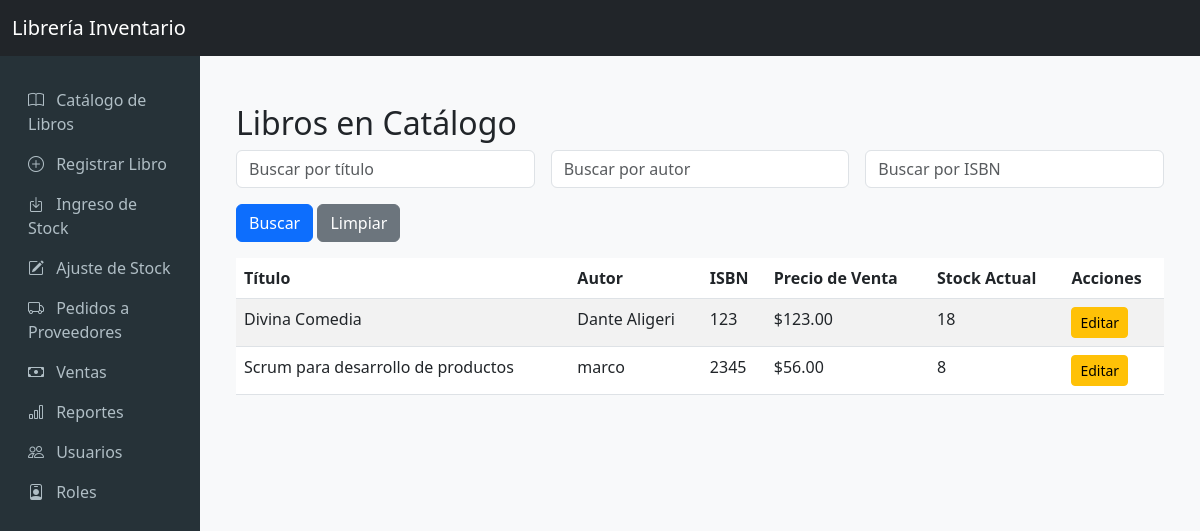
Before: /libros/ (signed in) with the older database file.
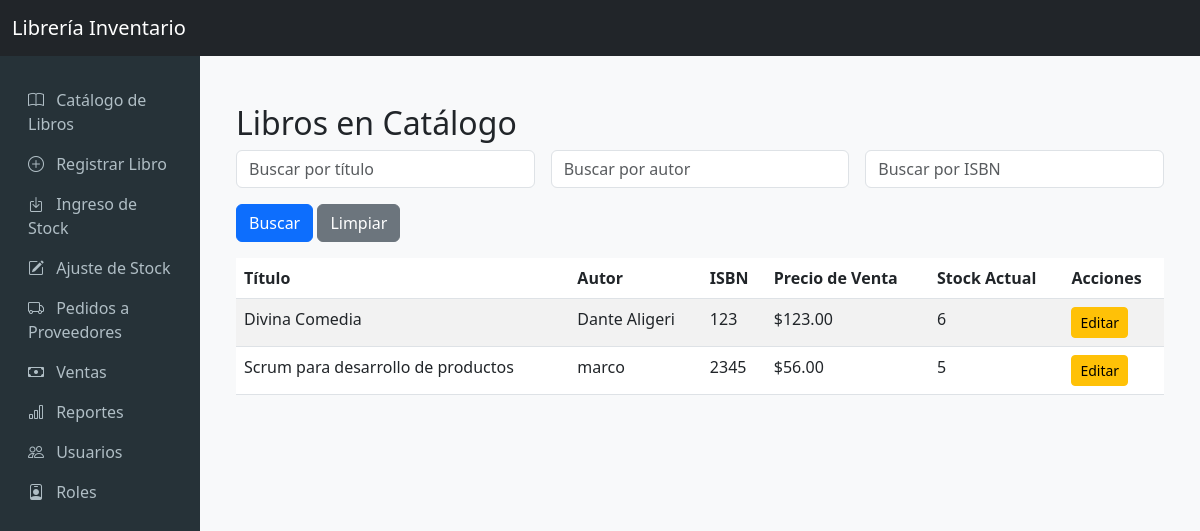
After: the same page with the newer database file.
### libros/models.py (models this page shows, shortened)
class Libro(models.Model):
    isbn = models.CharField(max_length=13, unique=True, verbose_name='ISBN')
    titulo = models.CharField(max_length=255, verbose_name='Título')
    autor = models.CharField(max_length=255, verbose_name='Autor(es)')
    editorial = models.CharField(max_length=255, verbose_name='Editorial')
    precio_venta = models.DecimalField(max_digits=10, decimal_places=2, verbose_name='Precio de Venta')
    costo_adquisicion = models.DecimalField(max_digits=10, decimal_places=2, verbose_name='Costo de Adquisición')
    stock_actual = models.IntegerField(default=0, verbose_name='Stock Actual')
    stock_minimo = models.IntegerField(default=5, verbose_name='Stock Mínimo')
    categoria = models.CharField(max_length=100, verbose_name='Categoría/Género')
    sinopsis = models.TextField(blank=True, null=True, verbose_name='Sinopsis')
    class Meta:
        verbose_name = 'Libro'
        verbose_name_plural = 'Libros'

### libros/views.py (the view)
# urls.py: path('', LibroListView.as_view(), name='libro_list'),
class LibroListView(LoginRequiredMixin, ListView):
    model = Libro
    template_name = 'libros/libro_list.html'
    context_object_name = 'object_list'
    paginate_by = 10
    def get_queryset(self):
        queryset = super().get_queryset()
        titulo = self.request.GET.get('titulo', '').strip()
        autor = self.request.GET.get('autor', '').strip()
        isbn = self.request.GET.get('isbn', '').strip()
        if titulo:
            queryset = queryset.filter(titulo__icontains=titulo)
        if autor:
            queryset = queryset.filter(autor__icontains=autor)
        if isbn:
            queryset = queryset.filter(isbn__icontains=isbn)
        return queryset.order_by('titulo')

### libros/templates/libros/libro_list.html (shortened to what this page needs)
{% extends 'base.html' %}
{% load static %}
{% block content %}
<div class="container mt-4">
    <h2>Libros en Catálogo</h2>
    <form method="get" class="row g-3 mb-3">
        <div class="col-md-4">
            <input type="text" name="titulo" class="form-control" placeholder="Buscar por título" value="{{ request.GET.titulo }}">
        </div>
        <div class="col-md-4">
            <input type="text" name="autor" class="form-control" placeholder="Buscar por autor" value="{{ request.GET.autor }}">
        </div>
        <div class="col-md-4">
            <input type="text" name="isbn" class="form-control" placeholder="Buscar por ISBN" value="{{ request.GET.isbn }}">
        </div>
        <div class="col-12">
            <button type="submit" class="btn btn-primary">Buscar</button>
            <a href="." class="btn btn-secondary">Limpiar</a>
        </div>
    </form>
    <div class="table-responsive">
        <table class="table table-striped table-hover">
            <thead>
                <tr>
                    <th>Título</th>
                    <th>Autor</th>
                    <th>ISBN</th>
                    <th>Precio de Venta</th>
                    <th>Stock Actual</th>
                    <th>Acciones</th>
                </tr>
            </thead>
            <tbody>
                {% if object_list %}
                    {% for libro in object_list %}
                    <tr>
                        <td>{{ libro.titulo }}</td>
                        <td>{{ libro.autor }}</td>
                        <td>{{ libro.isbn }}</td>
                        <td>${{ libro.precio_venta }}</td>
                        <td>{{ libro.stock_actual }}</td>
                        <td>
                            <a href="{% url 'libro_update' libro.pk %}" class="btn btn-sm btn-warning">Editar</a>
                        </td>
                    </tr>
                    {% endfor %}
                {% else %}
                    <tr>
                        <td colspan="6" class="text-center">No se encontraron libros.</td>
                    </tr>
                {% endif %}
            </tbody>
        </table>
    </div>
</div>
{% endblock %}

### templates/base.html (shortened to what this page needs)
<!DOCTYPE html>
<html lang="es">
<head>
    <link href="https://cdn.jsdelivr.net/npm/bootstrap@5.3.0/dist/css/bootstrap.min.css" rel="stylesheet">
</head>
<body>
    <nav class="navbar navbar-expand-lg navbar-dark bg-dark mb-0">
        <div class="container-fluid">
            <a class="navbar-brand" href="#">Librería Inventario</a>
        </div>
    </nav>
    <div class="container-fluid">
        <div class="row">
            <nav class="col-md-2 d-none d-md-block sidebar py-4">
                <div class="position-sticky">
                    <ul class="nav flex-column">
                        <li class="nav-item"><a class="nav-link" href="{% url 'libro_list' %}"><i class="bi bi-book"></i> Catálogo de Libros</a></li>
                        <li class="nav-item"><a class="nav-link" href="{% url 'libro_create' %}"><i class="bi bi-plus-circle"></i> Registrar Libro</a></li>
                        <li class="nav-item"><a class="nav-link" href="{% url 'entrada_manual' %}"><i class="bi bi-box-arrow-in-down"></i> Ingreso de Stock</a></li>
                        <li class="nav-item"><a class="nav-link" href="{% url 'ajuste_stock' %}"><i class="bi bi-pencil-square"></i> Ajuste de Stock</a></li>
                        <li class="nav-item"><a class="nav-link" href="#"><i class="bi bi-truck"></i> Pedidos a Proveedores</a></li>
                        <li class="nav-item"><a class="nav-link" href="{% url 'venta_create' %}"><i class="bi bi-cash"></i> Ventas</a></li>
                        <li class="nav-item"><a class="nav-link" href="#"><i class="bi bi-bar-chart"></i> Reportes</a></li>
                        <li class="nav-item"><a class="nav-link" href="{% url 'usuario_list' %}"><i class="bi bi-people"></i> Usuarios</a></li>
                        <li class="nav-item"><a class="nav-link" href="{% url 'rol_list' %}"><i class="bi bi-person-badge"></i> Roles</a></li>
                    </ul>
                </div>
            </nav>
            <main class="col-md-9 ms-sm-auto col-lg-10 px-md-4 py-4">
                {% block content %}{% endblock %}
            </main>
        </div>
    </div>
    <link rel="stylesheet" href="https://cdn.jsdelivr.net/npm/bootstrap-icons@1.10.5/font/bootstrap-icons.css">
</body>
</html>

### templates/base.html (style rules this page uses)
body { background-color: #f8f9fa; }
.sidebar { min-height: 100vh; background: #263238; color: #fff; }
.sidebar .nav-link { color: #b0bec5; }
.sidebar .nav-link i { margin-right: 8px; }

Changed rows visible on the page:
changed Libro "Divina Comedia": stock_actual "18" → "6"
changed Libro "Scrum para desarrollo de productos": stock_actual "8" → "5"
